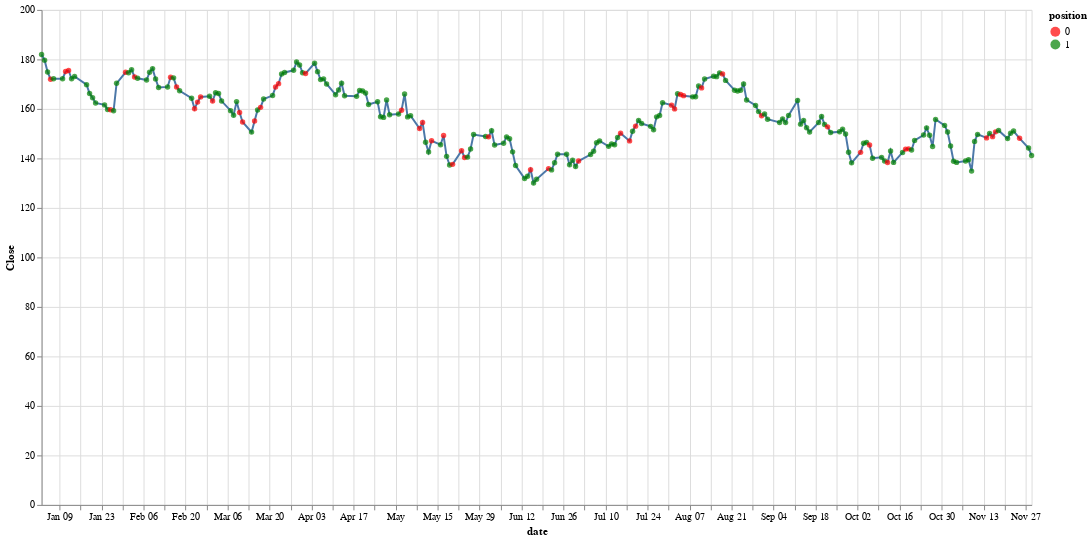

The notebook cell saved with this chart:
### Code cell
(alt.Chart(test_df).mark_line().encode(
    x=alt.X('date'),
    y='Close'
) + alt.Chart(test_df).mark_circle().encode(
    x = alt.X('date'),
    y = alt.Y('Close'),
    color = alt.Color('position:N', scale=alt.
                    Scale(domain = [0,1], range=['red', 'green']))
)).properties(
    width = 1000,
    height = 500
)

### Figure 1 — Vega-Lite specification as saved in the notebook (floating-point values rounded to 4 significant figures; data arrays with more than 128 entries replaced by an {"elided": "..."} marker saying what was removed)
{"config": {"view": {"continuousWidth": 400, "continuousHeight": 300}}, "layer": [{"mark": "line", "encoding": {"x": {"field": "date", "type": "temporal"}, "y": {"field": "Close", "type": "quantitative"}}}, {"mark": "circle", "encoding": {"color": {"field": "position", "scale": {"domain": [0, 1], "range": ["red", "green"]}, "type": "nominal"}, "x": {"field": "date", "type": "temporal"}, "y": {"field": "Close", "type": "quantitative"}}}], "data": {"name": "data-f659e78841fea2200186a1b577806b3a"}, "height": 500, "width": 1000, "$schema": "https://vega.github.io/schema/vega-lite/v4.17.0.json", "datasets": {"data-f659e78841fea2200186a1b577806b3a": {"elided": "229 records"}}}
